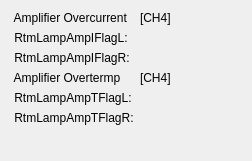
      <widget class="QWidget" name="formLayoutWidget_5">
       <property name="geometry">
        <rect>
         <x>711</x>
         <y>50</y>
         <width>252</width>
         <height>161</height>
        </rect>
       </property>
       <layout class="QFormLayout" name="formLayout_5">
        <item row="0" column="0">
         <widget class="QLabel" name="label_121">
          <property name="text">
           <string> Amplifier Overcurrent</string>
          </property>
         </widget>
        </item>
        <item row="0" column="1">
         <widget class="QLabel" name="label_155">
          <property name="text">
           <string>[CH4]</string>
          </property>
         </widget>
        </item>
        <item row="1" column="0">
         <widget class="QLabel" name="label_122">
          <property name="text">
           <string> RtmLampAmpIFlagL:</string>
          </property>
         </widget>
        </item>
        <item row="1" column="1">
         <widget class="PyDMLabel" name="PyDMLabel_113">
          <property name="toolTip">
           <string/>
          </property>
          <property name="channel" stdset="0">
           <string>XX-99SL01:DI-FOFBCtrl:RtmLampAmpIFlagLCH4-RB</string>
          </property>
         </widget>
        </item>
        <item row="2" column="0">
         <widget class="QLabel" name="label_123">
          <property name="text">
           <string> RtmLampAmpIFlagR:</string>
          </property>
         </widget>
        </item>
        <item row="2" column="1">
         <widget class="PyDMLabel" name="PyDMLabel_114">
          <property name="toolTip">
           <string/>
          </property>
          <property name="channel" stdset="0">
           <string>XX-99SL01:DI-FOFBCtrl:RtmLampAmpIFlagRCH4-RB</string>
          </property>
         </widget>
        </item>
        <item row="3" column="0">
         <widget class="QLabel" name="label_125">
          <property name="text">
           <string> Amplifier Overtermp</string>
          </property>
         </widget>
        </item>
        <item row="3" column="1">
         <widget class="QLabel" name="label_158">
          <property name="text">
           <string>[CH4]</string>
          </property>
         </widget>
        </item>
        <item row="4" column="0">
         <widget class="QLabel" name="label_126">
          <property name="text">
           <string> RtmLampAmpTFlagL:</string>
          </property>
         </widget>
        </item>
        <item row="4" column="1">
         <widget class="PyDMLabel" name="PyDMLabel_115">
          <property name="toolTip">
           <string/>
          </property>
          <property name="channel" stdset="0">
           <string>XX-99SL01:DI-FOFBCtrl:RtmLampAmpTFlagLCH4-RB</string>
          </property>
         </widget>
        </item>
        <item row="5" column="0">
         <widget class="QLabel" name="label_127">
          <property name="text">
           <string> RtmLampAmpTFlagR:</string>
          </property>
         </widget>
        </item>
        <item row="5" column="1">
         <widget class="PyDMLabel" name="PyDMLabel_116">
          <property name="toolTip">
           <string/>
          </property>
          <property name="channel" stdset="0">
           <string>XX-99SL01:DI-FOFBCtrl:RtmLampAmpTFlagRCH4-RB</string>
          </property>
         </widget>
        </item>
       </layout>
      </widget>
